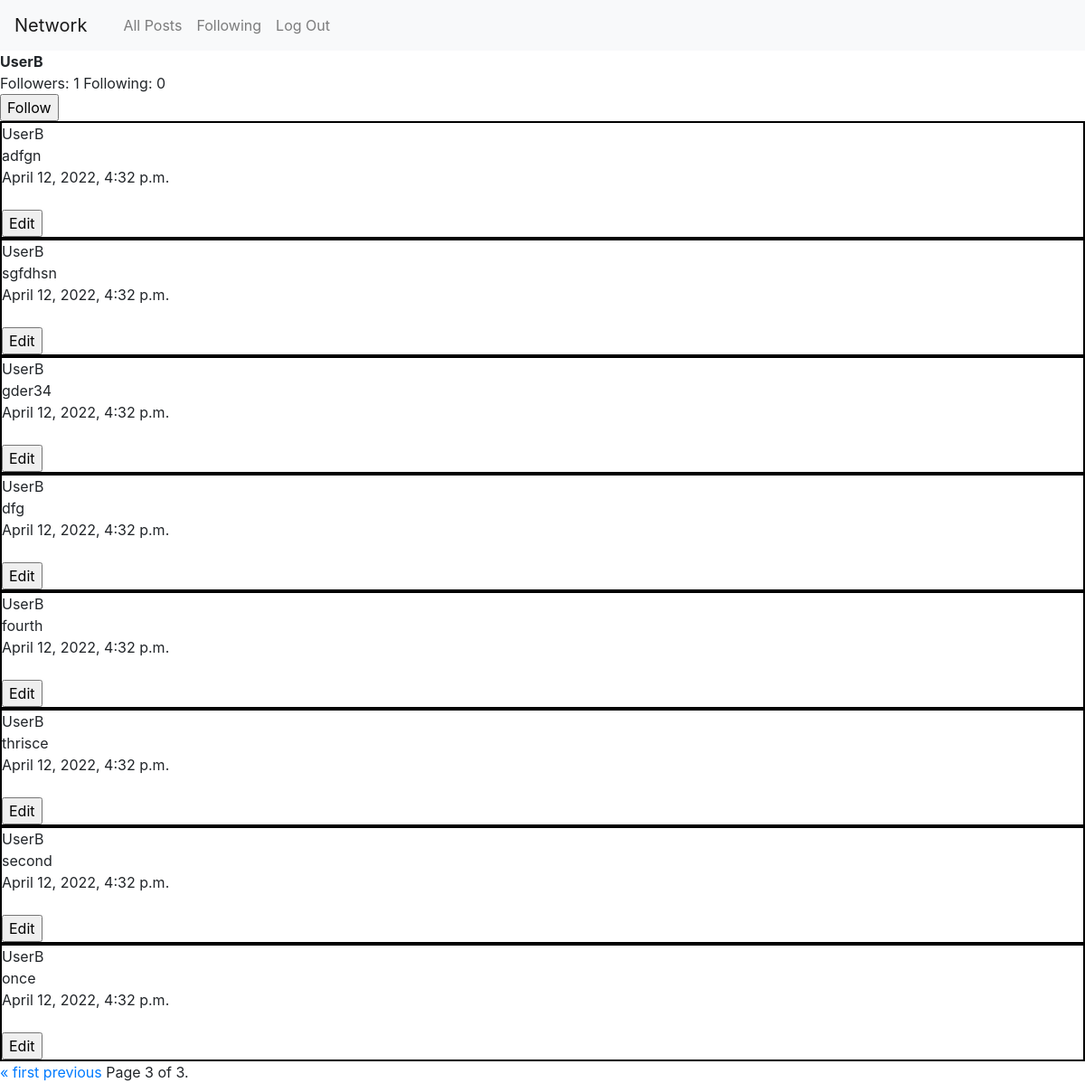
Page /user/UserB?page=3 on the committed database.
### network/models.py (models this page shows, shortened)
class User(AbstractUser):
    pass

class Post(models.Model):
    user = models.ForeignKey("User", on_delete=models.CASCADE)
    body = models.TextField(blank=True)
    date = models.DateTimeField(auto_now_add=True)

### network/views.py (the view)
# urls.py: path("user/<str:username>", views.profile, name="profile"),
def profile(request, username):
    viewed_user = User.objects.get(username=username)
    logged_in_user = request.user
    p = Paginator(Post.objects.filter(user=viewed_user).order_by("-date"),10)
    page = request.GET.get('page')
    posts = p.get_page(page)
    if request.method == "POST":
        if request.POST.get("submit") == "Follow":
            if viewed_user != logged_in_user:
                follower = Follower(following=logged_in_user, followed=viewed_user )
                follower.save()
            return HttpResponseRedirect(f"/user/{viewed_user}")
    following_count = Follower.objects.filter(following=viewed_user).count
    followed_count = Follower.objects.filter(followed=viewed_user).count
    return render(request,"network/profile.html", {"current_user": logged_in_user,"user": viewed_user,"posts": posts, "following_count": following_count, "followed_count":followed_count})

### network/templates/network/profile.html (shortened to what this page needs)
{% extends "network/layout.html" %}
{% block body %}
<strong>{{user}}</strong>
<br>
Followers: {{followed_count}}
Following: {{following_count}}
<form action="" method="post">
    <input type="submit" name="submit" value="Follow">
</form>
{% for post in posts%}
<div  style ="border: solid black 2px;">
<div>{{post.user}}</div>
<div>{{post.body}}</div>
<div>{{post.date}}</div><br>
<form action="{% url 'edit' post.id %}" method='POST'>
    <input type="submit" name="submit" value="Edit">
</form>
</div>
{% endfor %}
<div class="pagination">
    <span class="step-links">
        {% if posts.has_previous %}
            <a href="?page=1">&laquo; first</a>
            <a href="?page={{ posts.previous_page_number }}">previous</a>
        {% endif %}
        <span class="current">
            Page {{ posts.number }} of {{ posts.paginator.num_pages }}.
        </span>
    </span>
</div>
{% endblock %}

### rows in the picture
User: username "UserB"
Post: user "UserB", body "adfgn", date "April 12, 2022, 4:32 p.m."
Post: user "UserB", body "sgfdhsn", date "April 12, 2022, 4:32 p.m."
Post: user "UserB", body "gder34", date "April 12, 2022, 4:32 p.m."
Post: user "UserB", body "dfg", date "April 12, 2022, 4:32 p.m."
Post: user "UserB", body "fourth", date "April 12, 2022, 4:32 p.m."
Post: user "UserB", body "thrisce", date "April 12, 2022, 4:32 p.m."
Post: user "UserB", body "second", date "April 12, 2022, 4:32 p.m."
Post: user "UserB", body "once", date "April 12, 2022, 4:32 p.m."

### other values in the picture
{{ followed_count }} "1"
{{ following_count }} "0"
{{ posts.number }} "3"
{{ posts.paginator.num_pages }} "3"
